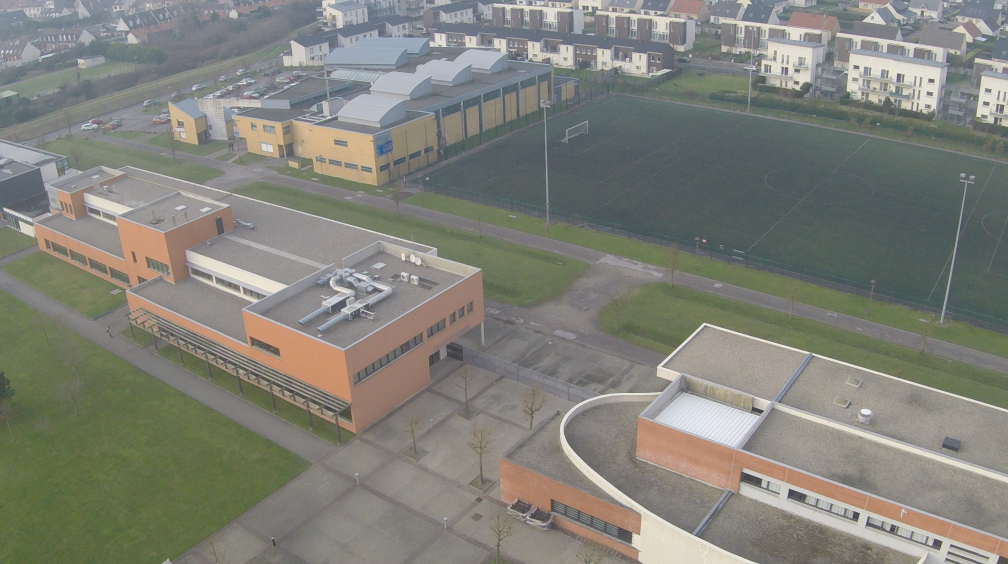
%> input picture filtrage/ULCO.JPG, 2016 x 1128 px (shown at 1/2 size)
$ octave filtrage_lissage.m   (GNU Octave 9; MATLAB toolbox functions it lacks are replaced by stand-ins)
%> lines starting %> are read from the running program, lines starting %| are printed output that depends on the picture
I = imread('ulco.jpg');
%> I is the input picture: size 1128x2016x3 uint8; mean R, G, B 128.8, 129.2, 120.9
size(I)
%> ans = [1128 2016 3]

h_avg = fspecial('average', 5);
h_gauss = fspecial('gaussian', 5, 1);

J_avg = imfilter(I, h_avg);
J_gauss = imfilter(I, h_gauss);

J_median = I; % initialiser même taille
J_median(:,:,1) = medfilt2(I(:,:,1), [5 5]);   % Rouge
J_median(:,:,2) = medfilt2(I(:,:,2), [5 5]);   % Vert
J_median(:,:,3) = medfilt2(I(:,:,3), [5 5]);   % Bleu


figure;
subplot(1,3,1); imshow(J_avg); title('Filtre moyenneur 5×5');
subplot(1,3,2); imshow(J_gauss); title('Filtre gaussien 5×5 σ=1');
subplot(1,3,3); imshow(J_median); title('Filtre median 5×5');
%> after `title('Filtre median 5×5')`:
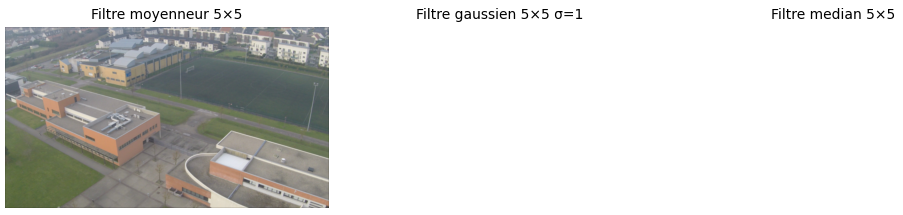
%> figure redrawn from the program's plot data, 3 panels

% Zoom zone toiture
figure;
subplot(1,3,1); imshow(imcrop(J_avg, [0 0 300 300]));
%> after `imshow(imcrop(J_avg, [0 0 300 300]))`:
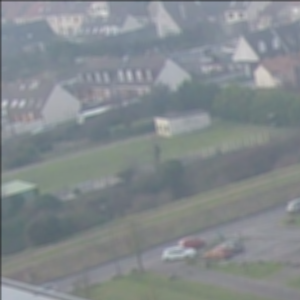
%> displayed picture: size 300x300x3, on the screen's scale of 0 to 255; mean R, G, B 131, 137.3, 140.6
subplot(1,3,2); imshow(imcrop(J_gauss, [0 0 300 300]));
subplot(1,3,3); imshow(imcrop(J_median, [0 0 300 300]));
%> after `imshow(imcrop(J_median, [0 0 300 300]))`:
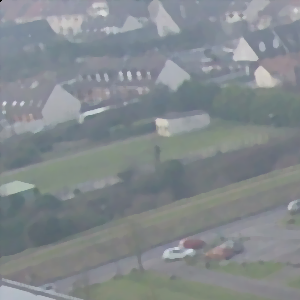
%> displayed picture: size 300x300x3, on the screen's scale of 0 to 255; mean R, G, B 131.2, 137.5, 140.9; mean of the top-left, top-right, bottom-left and bottom-right quarters 144.6, 142, 128, 131.6


x1=[800,1548];
x2=[645,743];

% Profil original
[~,~,c_orig] = improfile(I, x1, x2);

% Profil moyenneur
[~,~,c_avg] = improfile(J_avg, x1, x2);

% Profil gaussien
[~,~,c_gauss] = improfile(J_gauss, x1, x2);

figure; hold on;
plot(c_orig(:,1,1), 'g', 'LineWidth', 1.5);
plot(c_avg(:,1,1), 'r');
plot(c_gauss(:,1,1), 'b');

legend('Original','Moyenneur','Gaussien');
xlabel('Position');
ylabel('Intensité');
title('Profil de couleur sur le segment choisi');
grid on;
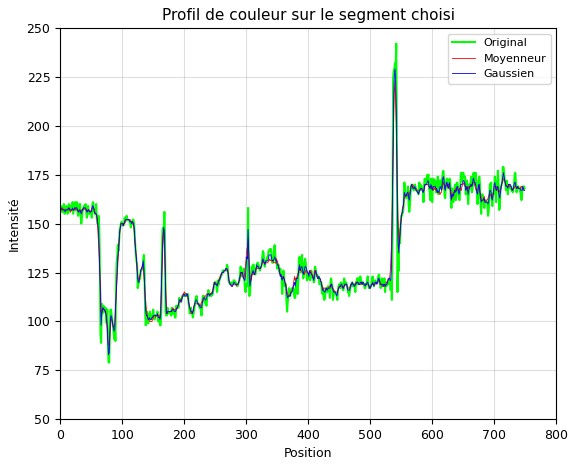
%> figure redrawn from the program's plot data; curve peaks at x = 542, y = 242; curve peaks at x = 540, y = 223; curve peaks at x = 540, y = 229


%J_median = medfilt2(I(:,:,1), [5 5]);  % sur chaque canal ou image N&B

%size(c_orig)
